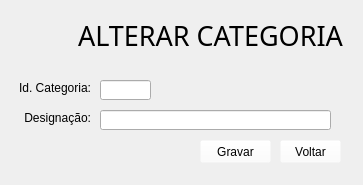
<?xml version="1.0" encoding="UTF-8"?>
<ui version="4.0">
 <class>Form</class>
 <widget class="QWidget" name="Form">
  <property name="geometry">
   <rect>
    <x>0</x>
    <y>0</y>
    <width>363</width>
    <height>185</height>
   </rect>
  </property>
  <property name="windowTitle">
   <string>Detalhes Categoria</string>
  </property>
  <widget class="QPushButton" name="pushButton_voltar">
   <property name="geometry">
    <rect>
     <x>280</x>
     <y>140</y>
     <width>61</width>
     <height>23</height>
    </rect>
   </property>
   <property name="styleSheet">
    <string notr="true">background-color: rgba(255, 255, 255, 0);</string>
   </property>
   <property name="text">
    <string>Voltar</string>
   </property>
   <property name="icon">
    <iconset>
     <normaloff>Imagens/voltar.png</normaloff>Imagens/voltar.png</iconset>
   </property>
  </widget>
  <widget class="QLineEdit" name="lineEdit_id">
   <property name="geometry">
    <rect>
     <x>100</x>
     <y>80</y>
     <width>51</width>
     <height>20</height>
    </rect>
   </property>
  </widget>
  <widget class="QLabel" name="label_designacao">
   <property name="geometry">
    <rect>
     <x>10</x>
     <y>110</y>
     <width>81</width>
     <height>16</height>
    </rect>
   </property>
   <property name="text">
    <string>Designação:</string>
   </property>
   <property name="alignment">
    <set>Qt::AlignRight|Qt::AlignTrailing|Qt::AlignVCenter</set>
   </property>
  </widget>
  <widget class="QLabel" name="label">
   <property name="geometry">
    <rect>
     <x>10</x>
     <y>10</y>
     <width>61</width>
     <height>51</height>
    </rect>
   </property>
   <property name="text">
    <string/>
   </property>
   <property name="pixmap">
    <pixmap>Imagens/categorias.png</pixmap>
   </property>
   <property name="scaledContents">
    <bool>true</bool>
   </property>
  </widget>
  <widget class="QLabel" name="label_titulo">
   <property name="geometry">
    <rect>
     <x>70</x>
     <y>10</y>
     <width>281</width>
     <height>51</height>
    </rect>
   </property>
   <property name="font">
    <font>
     <family>Stencil</family>
     <pointsize>20</pointsize>
    </font>
   </property>
   <property name="text">
    <string>ALTERAR CATEGORIA</string>
   </property>
   <property name="alignment">
    <set>Qt::AlignCenter</set>
   </property>
  </widget>
  <widget class="QLabel" name="label_id">
   <property name="geometry">
    <rect>
     <x>10</x>
     <y>80</y>
     <width>81</width>
     <height>16</height>
    </rect>
   </property>
   <property name="text">
    <string>Id. Categoria:</string>
   </property>
   <property name="alignment">
    <set>Qt::AlignRight|Qt::AlignTrailing|Qt::AlignVCenter</set>
   </property>
  </widget>
  <widget class="QLineEdit" name="lineEdit_designacao">
   <property name="geometry">
    <rect>
     <x>100</x>
     <y>110</y>
     <width>231</width>
     <height>20</height>
    </rect>
   </property>
  </widget>
  <widget class="QPushButton" name="pushButton_gravar">
   <property name="geometry">
    <rect>
     <x>200</x>
     <y>140</y>
     <width>71</width>
     <height>23</height>
    </rect>
   </property>
   <property name="styleSheet">
    <string notr="true">background-color: rgba(255, 255, 255, 0);</string>
   </property>
   <property name="text">
    <string>Gravar</string>
   </property>
   <property name="icon">
    <iconset>
     <normaloff>Imagens/guardar.png</normaloff>Imagens/guardar.png</iconset>
   </property>
  </widget>
 </widget>
 <resources/>
 <connections/>
</ui>
